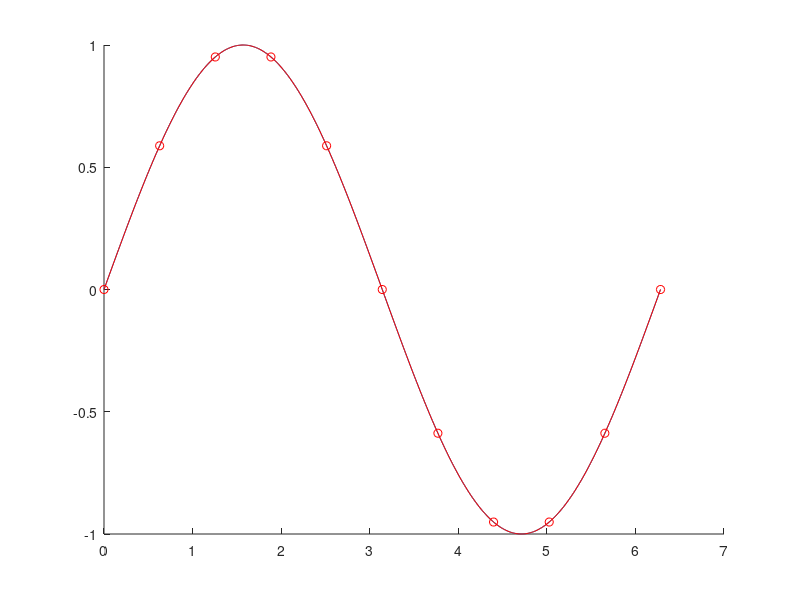

Write MATLAB code to recreate this figure.
clear all
close all
clc
hold on

% tracer du sinus
nt=500;
x0=0:2*pi/nt:2*pi;
y0=sin(x0);
plot(x0,y0)

% points de collocation
nc=10;
xc=(0:2*pi/nc:2*pi)';
yc=sin(xc);

% matrice de Vandermonde
A=ones(nc+1,1);
format long
for i=1:nc
    A=[A (xc.^i)];
end

% resolution du systeme
a=A\yc;

% coefficients du polynome
a=fliplr(a') ;

% tracer des points
y=polyval(a,xc);
plot(xc,y,'ro')

% tracer de la courbe d'interpolation
y=polyval(a,x0);
plot(x0,y,'r')
